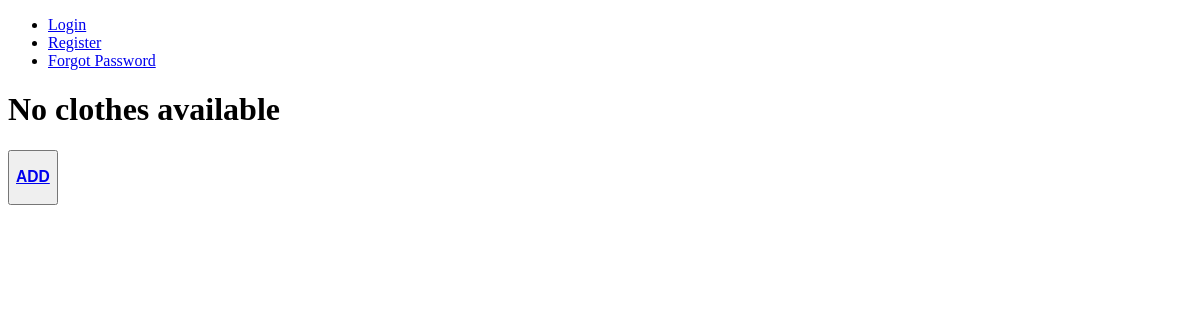
/, run on an earlier commit of the app's database.
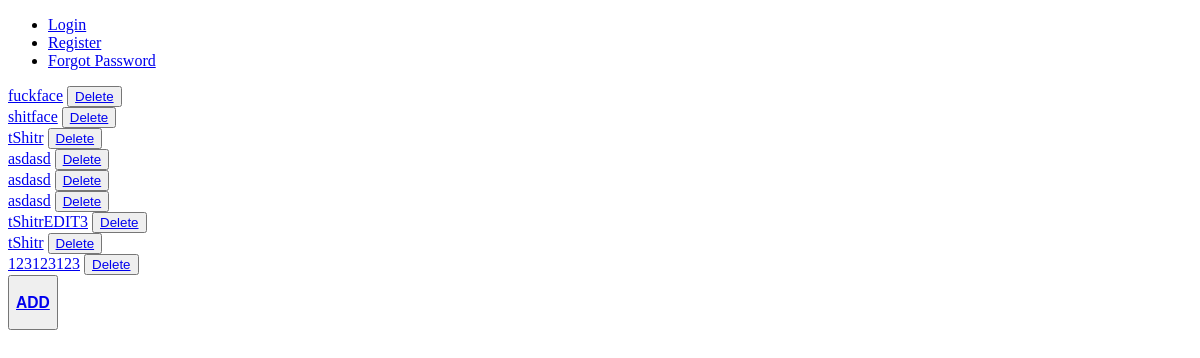
And on a later commit of the database.
### base_part/models.py (models this page shows)
class Clothes(models.Model):
    cloth_type = models.CharField(max_length=20)
    pub_date = models.DateTimeField('date published', default=timezone.now())
    description = models.TextField(max_length=200)
    price = models.FloatField(blank=False)
    uuid = models.UUIDField(default=uuid.uuid4, editable=False, unique=True)
    def __str__(self):
        return self.cloth_type

### base_part/views.py (the view)
# urls.py: path('', views.index, name='index'),
def index(request):
    clothes = Clothes.objects.all()
    context = {'clothes': clothes}
    return render(request, 'index.html', context)

### base_part/templates/index.html (shortened to what this page needs)
<!DOCTYPE html>
<html lang="en">
<head>
</head>
<body>
<ul>
    {% if user.is_authenticated %}
    <li><a href="#">Hello {{ user.username }}</a></li>
    <li><a href="{% url 'change_pass' %}">Change Password</a></li>
    <li><a href="{% url 'logout' %}">Logout</a></li>
    {% else %}
    <li><a href="{% url 'login' %}">Login</a></li>
    <li><a href="{% url 'register' %}">Register</a></li>
    <li><a href="{% url 'forgotten' %}">Forgot Password</a></li>
    {% endif %}
</ul>
{% if clothes %}
  {% for cloth in clothes %}
    <a href="{% url 'details' cloth.uuid %}">{{ cloth }}</a> <button><a href="{% url 'delete' cloth.uuid %}">Delete</a></button><br>
  {% endfor %}
{% else %}
  <h1>No clothes available</h1>
{% endif %}
<button><h3><a href="{% url 'create' %}">ADD</a></h3></button>
</body>
</html>

What changed in the data, as far as the page shows it:
added Clothes: cloth_type "fuckface"
added Clothes: cloth_type "shitface"
added Clothes: cloth_type "tShitr"
added Clothes: cloth_type "asdasd"
added Clothes: cloth_type "asdasd"
added Clothes: cloth_type "asdasd"
added Clothes: cloth_type "tShitrEDIT3"
added Clothes: cloth_type "tShitr"
added Clothes: cloth_type "123123123"
Also different on the page:
text no longer shown: "No clothes available"
